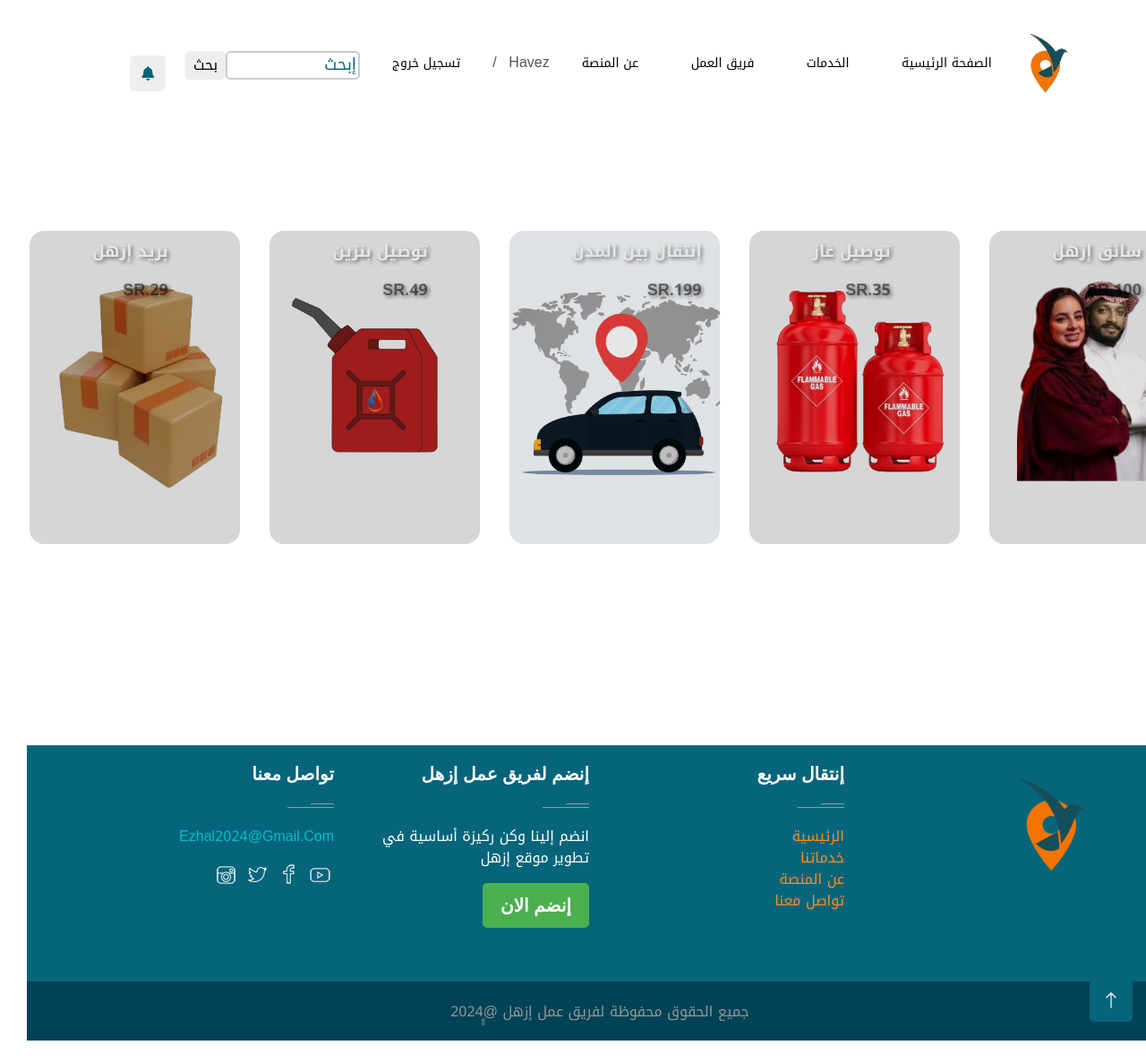
/services.php (signed in), run on the app's committed database.
### tables this page shows
CREATE TABLE `sevices` (
  `id` int(11) NOT NULL,
  `service_name` varchar(100) DEFAULT NULL,
  `price` int(11) DEFAULT NULL,
  `service_img` varchar(100) DEFAULT NULL,
  `service_notes` varchar(250) DEFAULT NULL
);

### services.php (the view, shortened to what this page needs)
<?php
include 'master.php';
include "db_conn.php";
if(!isset($_SESSION['uid']) && !isset($_SESSION['uname'])){
    header('location: login.php');
    exit();
}else {
    $stmt = $conn->prepare("SELECT * FROM `sevices`");
    $stmt->execute();
    $services = $stmt->fetchAll(PDO::FETCH_ASSOC);
    if ($services) {
        ?>
        <div class="card1-group"> <?php
            foreach ($services as $service) { ?>
                <a href="service_one.php?id=<?php echo $service['id']?>">
                    <div class="card1">
                        <div class="titlee">
                            <p><?php echo $service['service_name']; ?></p>
                            <p class="text-black-50">SR.<?php echo $service['price']; ?></p>
                        </div>
                        <img src="img/<?php echo $service['service_img']; ?>">
                    </div>
                </a>
            <?php }
            ?>
        </div>
        <?php
        include 'include/footer.php';
    }
}
?>

### master.php
<!DOCTYPE html>
<html lang="ar" dir="rtl">
<head>
  <?php include  'include/head.php' ?>
</head>
<body >
<?php include  'include/header.php' ?>
</body>
</html>

### include/head.php (shortened to what this page needs)
<link rel="stylesheet" type="text/css" href="style.css">
<link href="https://cdnjs.cloudflare.com/ajax/libs/font-awesome/5.10.0/css/all.min.css" rel="stylesheet">
<link href="https://cdn.jsdelivr.net/npm/bootstrap-icons@1.4.1/font/bootstrap-icons.css" rel="stylesheet">
<link href="lib/animate/animate.min.css" rel="stylesheet">
<link href="lib/owlcarousel/assets/owl.carousel.min.css" rel="stylesheet">
<link href="css/bootstrap.min.css" rel="stylesheet">
<link href="css/style.css" rel="stylesheet">
<link rel="stylesheet" href="https://cdnjs.cloudflare.com/ajax/libs/font-awesome/5.15.2/css/all.min.css"/>
<link rel="stylesheet" href="https://cdnjs.cloudflare.com/ajax/libs/toastr.js/latest/toastr.min.css" />

### include/header.php (shortened to what this page needs)
<header class="header" style="
    position: fixed;
">
    <img src="img/loggoo.png" alt="شعار الموقع">
    <nav class="Navbar">
        <a href="index.php">الصفحة الرئيسية</a>
        <?php
        if (((isset($_SESSION['uid']) && isset($_SESSION['bene_dashboard']) && !isset($_SESSION['delivery_dashboard'])) || (!isset($_SESSION['delivery_dashboard']) && !isset($_SESSION['bene_dashboard'])))) { ?>
            <div class="has-submenu">
                <a href="services.php">الخدمات</a>
                <div class="submenu">
                    <div class="has2-submenu">
                        <a href="parcel.php">بريد إزهل</a>
                    </div>
                    <a href="./round-trip-page.php" class="sub"> الإنتقال بين المدن</a>
                    <a href="./service_one.php?id=1" class="sub">سائق خاص </a>
                    <a href="./service_one.php?id=4" class="sub">إيصال بنزين </a>
                    <a href="./service_one.php?id=2" class="sub">إيصال غاز </a>
                </div>
            </div>
            <a href="/mndobie.php">مندوبي إزهل</a>
            <a href="./team.php">فريق العمل</a>
            <a href="./about.php"> عن المنصة</a>
            <a href="./contact.php"> تواصل معنا</a>
        <?php } if (!isset($_SESSION['bene_dashboard']) && isset($_SESSION['delivery_dashboard'])) { ?>
            <div class="has-submenu">
                <a href="services.php">الخدمات</a>
            </div>
            <a href="./team.php">فريق العمل</a>
            <a href="./about.php"> عن المنصة</a>
        <?php } ?>
        <?php
        if (isset($_SESSION['uid']) && isset($_SESSION['uname'])) {
            echo '<span>'.$_SESSION['uname'].'</span> / ';
            echo '<a href="./logout.php">تسجيل خروج</a>';
        } else {
            echo '<a href="./login.php">تسجيل الدخول</a>';
        }
        ?>
    </nav>
    <form onsubmit="event.preventDefault();" role="search" class="search-form">
        <div class="search-container">
            <input id="search" type="search" placeholder="إبحث" autofocus required>
            <button type="submit" class="search-button">بحث</button>
        </div>
    </form>
    <div class="icons" style="margin-top: 24px;">
        <a style="margin: 0 !important;" href="/profile.php"> <div class="fas fa-bell" id="bell-btn"></div></a>
    </div>
</header>

### include/footer.php (shortened to what this page needs)
<footer id="footer" class="footer-1">
    <div class="main-footer widgets-dark typo-light">
        <div class="container">
            <div class="row">
                <div class="col-xs-12 col-sm-6 col-md-3">
                    <div class="widget subscribe no-box">
                        <h5 class="widget-title">
                            <img src="img/logoo2.png" alt="Company Logo" class="company-logo">
                        </h5>
                    </div>
                </div>
                <div class="col-xs-12 col-sm-6 col-md-3">
                    <div class="widget no-box">
                        <h5 class="widget-title">إنتقال سريع<span></span></h5>
                        <ul class="thumbnail-widget">
                            <li>
                                <div class="thumb-content"><a href="#.">الرئيسية</a></div>
                            </li>
                            <li>
                                <div class="thumb-content"><a href="#.">خدماتنا</a></div>
                            </li>
                            <li>
                                <div class="thumb-content"><a href="#.">عن المنصة</a></div>
                            </li>
                            <li>
                                <div class="thumb-content"><a href="#.">تواصل معنا</a></div>
                            </li>
                        </ul>
                    </div>
                </div>
                <div class="col-xs-12 col-sm-6 col-md-3">
                    <div class="widget no-box">
                        <h5 class="widget-title"> إنضم لفريق عمل إزهل<span></span></h5>
                        <p>انضم إلينا وكن ركيزة أساسية في تطوير موقع إزهل</p>
                        <a class="btn" href="subscribe.html" target="_blank">إنضم الان</a>
                    </div>
                </div>
                <div class="col-xs-12 col-sm-6 col-md-3">
                    <div class="widget no-box">
                        <h5 class="widget-title">تواصل معنا<span></span></h5>
                        <p><a href="mailto:info@domain.com" title="glorythemes">ezhal2024@gmail.com</a></p>
                        <ul class="social-footer2">
                            <li class=""><a title="youtube" target="_blank" href="https://bit.ly/3m9avif"><img alt="youtube" width="30" height="30"></a></li>
                            <li class=""><a href="https://www.facebook.com/" target="_blank" title="Facebook"><img alt="Facebook" width="30" height="30"></a></li>
                            <li class=""><a href="https://twitter.com" target="_blank" title="Twitter"><img alt="Twitter" width="30" height="30"></a></li>
                            <li class=""><a title="instagram" target="_blank" href="https://www.instagram.com/"><img alt="instagram" width="30" height="30"></a></li>
                        </ul>
                    </div>
                </div>
            </div>
        </div>
    </div>
    <div class="footer-copyright">
        <div class="container">
            <div class="row">
                <div class="col-md-12 text-center">
                    <p>جميع الحقوق محفوظة لفريق عمل إزهل @2024ٍٍ</p>
                </div>
            </div>
        </div>
    </div>
</footer>
<a href="#" class="btn btn-lg btn-primary btn-lg-square back-to-top"><i class="bi bi-arrow-up"></i></a>

### style.css (style rules this page uses)
:root { --primary: #F57300; --secondary: #34AD54; --light: #EEF9FF; --dark: #06657A; }
.back-to-top { position: fixed; display: none; right: 45px; bottom: 45px; z-index: 99; }
.btn { font-family: 'Nunito', sans-serif; font-weight: 600; transition: .5s; background-color: #06657A; }
.btn.btn-primary, .btn.btn-secondary { color: #FFFFFF; background-color: #06657A; }
.btn-lg-square { width: 48px; height: 48px; }
.btn-square, .btn-sm-square, .btn-lg-square { padding: 0; display: flex; align-items: center; justify-content: center; font-weight: normal; border-radius: 0px; background-color: #06657A; }
::placeholder { color: #06657A; font-size: 18px; font-weight: 500; }

### include/head.php (style rules this page uses)
.btn { background-color: #4caf50; color: #fff; padding: 10px 20px; border: none; border-radius: 5px; font-size: 20px; cursor: pointer; }
.fas { margin-right: 5px; }

### data on the page
sevices: service_name "سائق إزهل", price "100", service_img (picture)
sevices: service_name "توصيل غاز", price "35", service_img (picture)
sevices: service_name "إنتقال بين المدن", price "199", service_img (picture)
sevices: service_name "توصيل بنزين", price "49", service_img (picture)
sevices: service_name "بريد إزهل", price "29", service_img (picture)

### other printed values
$_SESSION['uname'] "Havez"
